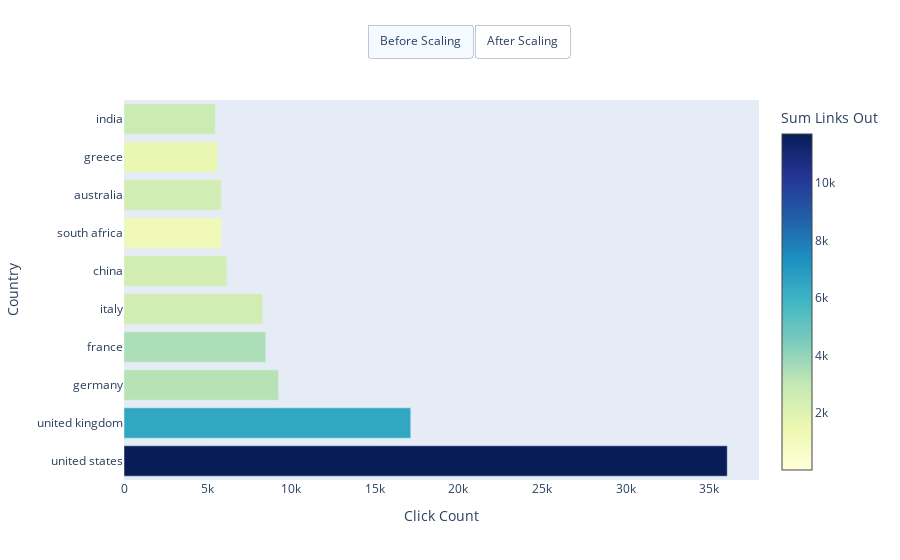

Notebook cell for this chart:
### Code cell
plot_top_dead_end_countries_plotly(unique_dead_end_countries, top_n=10)

### Figure 1 — Plotly figure (JSON) as saved in the notebook; plotly's stock layout.template omitted (floating-point values rounded to 4 significant figures)
{"data": [{"marker": {"cmax": 11710, "cmin": 6, "color": [11710, 6453, 3284, 3487, 2530, 2454, 1236, 2534, 1672, 2767], "colorbar": {"title": {"text": "Sum Links Out"}, "x": 1.02}, "colorscale": [[0, "rgb(255,255,217)"], [0.125, "rgb(237,248,177)"], [0.25, "rgb(199,233,180)"], [0.375, "rgb(127,205,187)"], [0.5, "rgb(65,182,196)"], [0.625, "rgb(29,145,192)"], [0.75, "rgb(34,94,168)"], [0.875, "rgb(37,52,148)"], [1, "rgb(8,29,88)"]]}, "name": "Before Scaling", "orientation": "h", "type": "bar", "visible": true, "x": [36078, 17150, 9244, 8476, 8288, 6158, 5815, 5814, 5599, 5462], "y": ["united states", "united kingdom", "germany", "france", "italy", "china", "south africa", "australia", "greece", "india"]}, {"marker": {"cmax": 11710, "cmin": 6, "color": [29, 33, 1236, 844, 660, 101, 166, 201, 1672, 842], "colorbar": {"title": {"text": "Sum Links Out"}, "x": 1.02}, "colorscale": [[0, "rgb(255,255,217)"], [0.125, "rgb(237,248,177)"], [0.25, "rgb(199,233,180)"], [0.375, "rgb(127,205,187)"], [0.5, "rgb(65,182,196)"], [0.625, "rgb(29,145,192)"], [0.75, "rgb(34,94,168)"], [0.875, "rgb(37,52,148)"], [1, "rgb(8,29,88)"]]}, "name": "After Scaling", "orientation": "h", "type": "bar", "visible": false, "x": [32.1, 4.758, 4.705, 4.108, 3.959, 3.743, 3.602, 3.483, 3.349, 3.295], "y": ["vatican city", "greenland", "south africa", "spain", "brazil", "bolivia", "iceland", "algeria", "greece", "egypt"]}], "layout": {"updatemenus": [{"buttons": [{"args": [{"visible": [true, false]}, {"xaxis.title.text": "Click Count"}], "label": "Before Scaling", "method": "update"}, {"args": [{"visible": [false, true]}, {"xaxis.title.text": "Scaled Click Count by Sum Links Out"}], "label": "After Scaling", "method": "update"}], "direction": "left", "showactive": true, "type": "buttons", "x": 0.7, "y": 1.2}], "xaxis": {"title": {"text": "Click Count"}}, "yaxis": {"title": {"text": "Country"}}}}
